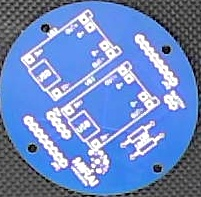
#> input picture AI/Fotos/Fc2.jpg, 201 x 197 px
$ python -i DeteccionClasificacion.py   (imports and definitions only)
#> lines starting #> are read from the running program, lines starting #| are printed output that depends on the picture
import cv2
import os

# Definir la ruta de la carpeta "Fotos" y la carpeta de salida "imagenes_procesadas"
ruta_fotos = os.path.join(os.getcwd(), "Fotos")
ruta_procesadas = os.path.join(os.getcwd(), "imagenes_procesadas")

# Crear la carpeta "imagenes_procesadas" si no existe
# [2 lines not run here, left out]

# Función para capturar, procesar y guardar la imagen
def capturar_y_procesar(nombre_archivo):
    # Cargar la imagen original del circuito
#> called with nombre_archivo = 'Fotos/Fc2.jpg'
    img = cv2.imread(nombre_archivo)
#> img is the input picture: shape (197, 201, 3); mean B, G, R 192.8, 137.4, 109.9

    # Convertir a escala de grises
    gray_img = cv2.cvtColor(img, cv2.COLOR_BGR2GRAY)
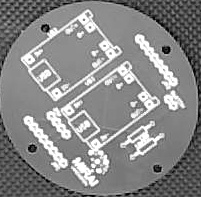
#> gray_img: shape (197, 201); min 0, max 255, mean 135.5

    # Aplicar un filtro Gaussiano para reducir el ruido
    blurred_img = cv2.GaussianBlur(gray_img, (5, 5), 0)
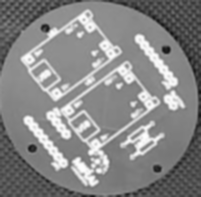
#> blurred_img: shape (197, 201); min 19, max 254, mean 135.5

    # Detección de bordes usando el detector de Canny
    edges = cv2.Canny(blurred_img, 100, 200)
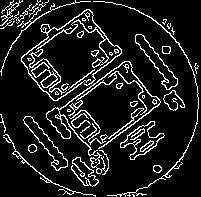
#> edges: shape (197, 201); 11.8% white in thin lines or dots

    # Guardar la imagen procesada en la carpeta "imagenes_procesadas"
    nombre_procesado = os.path.join(ruta_procesadas, f"procesado_{os.path.basename(nombre_archivo)}")
    cv2.imwrite(nombre_procesado, edges)
    print(f"Imagen procesada guardada como {nombre_procesado}")

# Lista de archivos de circuitos buenos y defectuosos en la carpeta "Fotos"
nombres_imagenes_buenos = [f"b{i}.jpg" for i in range(1, 11)]  # Imágenes buenas (b1.jpg, b2.jpg, ..., b10.jpg)
nombres_imagenes_defectuosos = [f"m{i}.jpg" for i in range(1, 11)]  # Imágenes defectuosas (d1.jpg, d2.jpg, ..., d10.jpg)

# Procesar y guardar cada imagen buena
# [8 lines not run here, left out]

>>> result = capturar_y_procesar('Fotos/Fc2.jpg')

$ run again, on AI/Fotos/Foto2.jpg
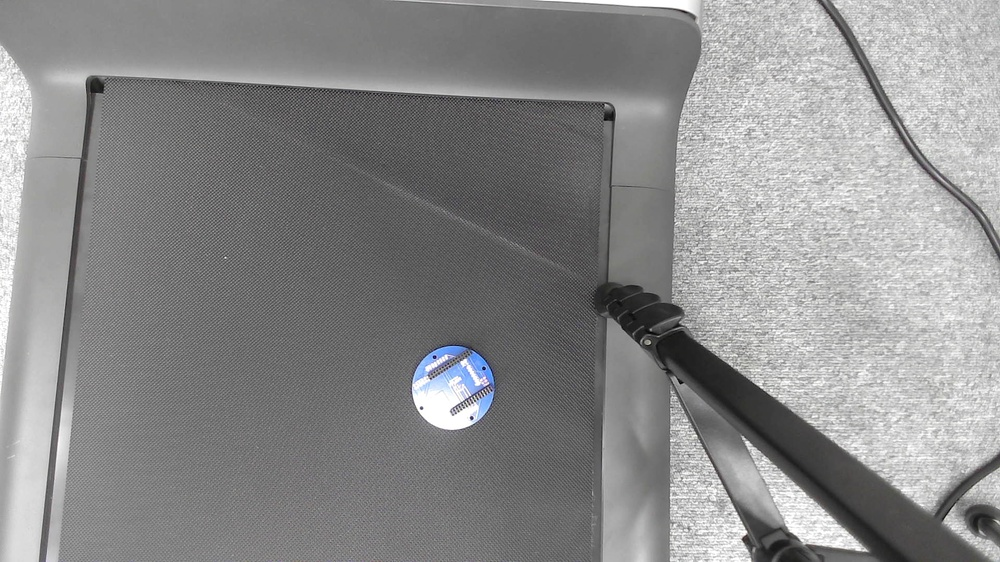
#> input picture AI/Fotos/Foto2.jpg, 1000 x 562 px, shrunk from 1920 x 1080 before the run
#> in capturar_y_procesar, img is the input picture: shape (562, 1000, 3); mean B, G, R 139.3, 139.2, 139.1
#> in capturar_y_procesar, `edges = cv2.Canny(blurred_img, 100, 200)`:
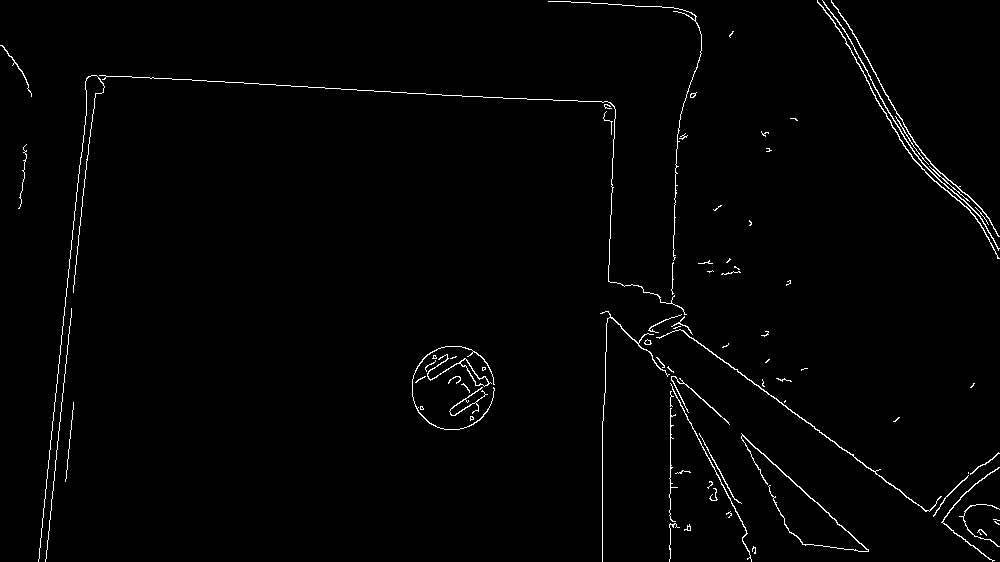
#> edges: shape (562, 1000); 1.4% white in thin lines or dots
